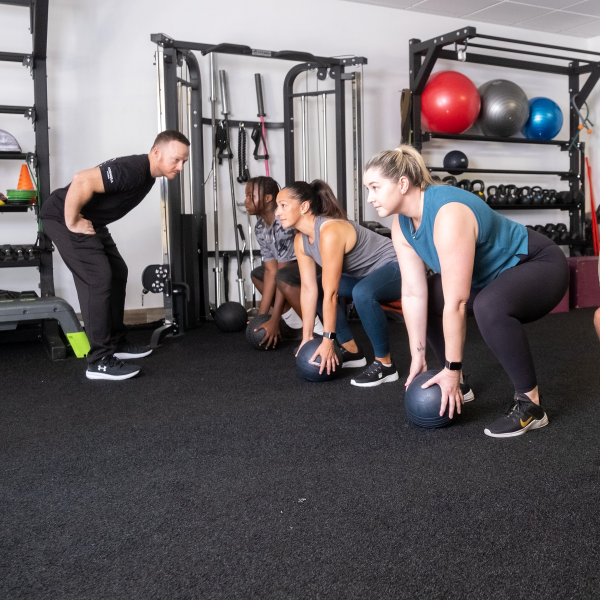
#> input picture source-images/semi-masters/semi-group-slam-ball-sq.jpg, 1200 x 1200 px (shown at 1/2 size); its folder holds 4 pictures in this run
$ python build-images.py
#> lines starting #> are read from the running program, lines starting #| are printed output that depends on the picture
#!/usr/bin/env python3
"""Rebuild web derivatives of the group-coaching photos (run from project root).
Masters: source-images/semi-masters/ (never deployed). Output: public/images/<master>-<width>.webp
Rules: EXIF applied, no upscaling, no cropping, no retouching, metadata stripped. Masters are 1200x1200."""
import os
from PIL import Image, ImageOps
ROOT=os.path.dirname(os.path.dirname(os.path.abspath(__file__)))
SRC=os.path.join(ROOT,"source-images","semi-masters"); OUT=os.path.join(ROOT,"public","images")
USED=["semi-group-slam-ball-sq","semi-group-knee-raise-sq","semi-group-kettlebell-swing-sq","semi-coach-deadlift-pair-sq"]
for n in USED:
    im=ImageOps.exif_transpose(Image.open(os.path.join(SRC,n+".jpg"))).convert("RGB"); w,h=im.size
#> further down, im is the input picture: PIL image 1200x1200 RGB; mean R, G, B 103.6, 97.9, 100.9
#> after `w, h = im.size`: w = 1200; h = 1200
    for t in (480,720,960,1200):
        if t>w: continue
        o=im.resize((t,round(h*t/w)),Image.LANCZOS); p=os.path.join(OUT,f"{n}-{t}.webp"); o.save(p,"WEBP",quality=80,method=6); print(os.path.basename(p),o.size)
#> this loop made 4 passes
#| semi-group-slam-ball-sq-480.webp (480, 480)
#| semi-group-slam-ball-sq-720.webp (720, 720)
#| semi-group-slam-ball-sq-960.webp (960, 960)
#| semi-group-slam-ball-sq-1200.webp (1200, 1200)
#> pass 1, `o = im.resize((t, round(h * t / w)), Image.LANCZOS)`:
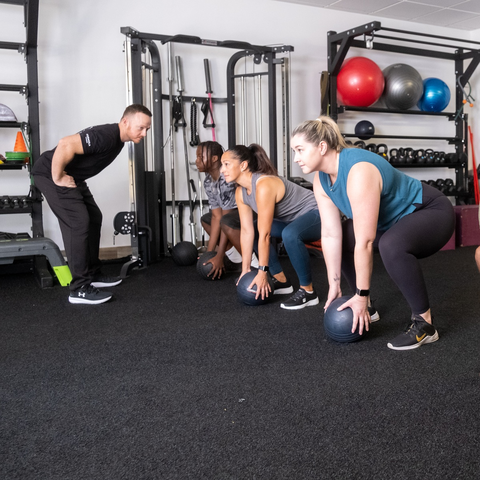
#> o: PIL image 480x480 RGB; mean R, G, B 103.6, 97.9, 100.9
#> pass 2, `o = im.resize((t, round(h * t / w)), Image.LANCZOS)`:
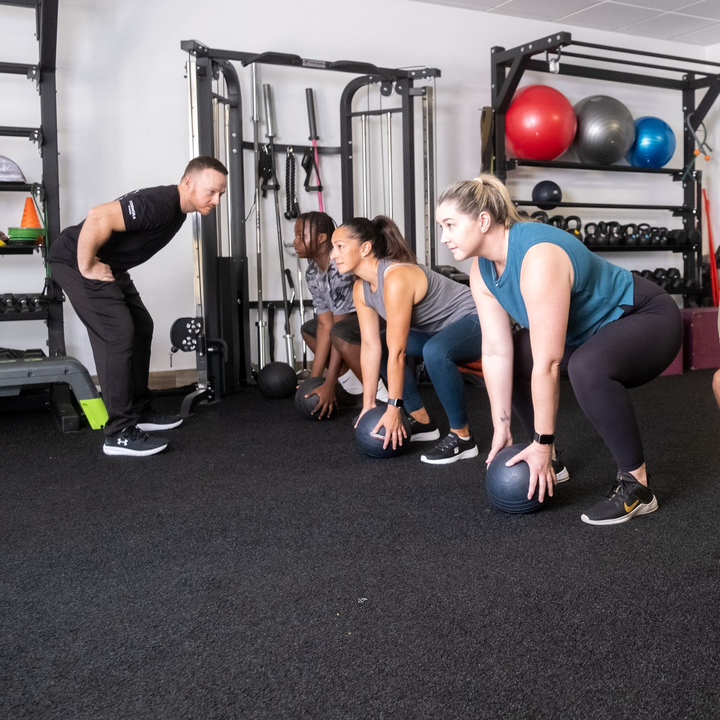
#> o: PIL image 720x720 RGB; mean R, G, B 103.6, 97.9, 100.9
#> pass 2 of the loop `for n in USED:`:
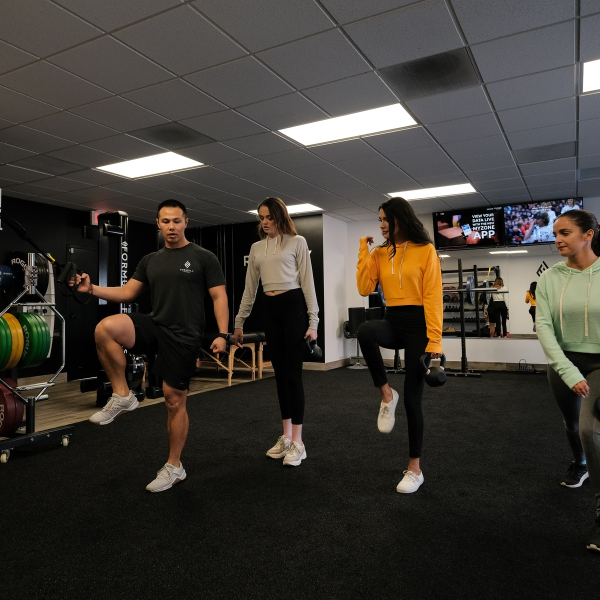
#> input picture source-images/semi-masters/semi-group-knee-raise-sq.jpg, 1200 x 1200 px (shown at 1/2 size)
#> im is the input picture: PIL image 1200x1200 RGB; mean R, G, B 62.2, 58, 52
#> the loop `for t in (480,720,960,1200):` made 4 passes
#| semi-group-knee-raise-sq-480.webp (480, 480)
#| semi-group-knee-raise-sq-720.webp (720, 720)
#| semi-group-knee-raise-sq-960.webp (960, 960)
#| semi-group-knee-raise-sq-1200.webp (1200, 1200)
#> pass 1, `o = im.resize((t, round(h * t / w)), Image.LANCZOS)`:
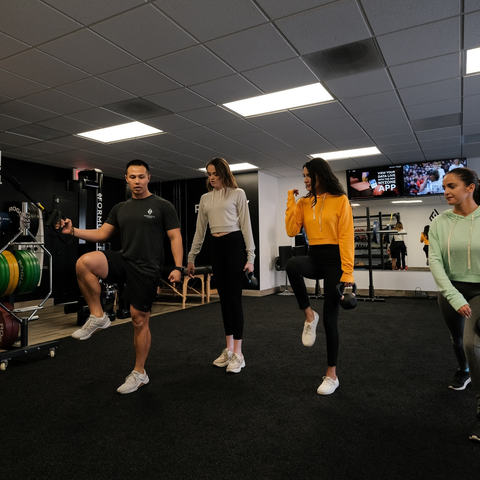
#> o: PIL image 480x480 RGB; mean R, G, B 62.3, 58, 52
#> pass 3 of the loop `for n in USED:`:
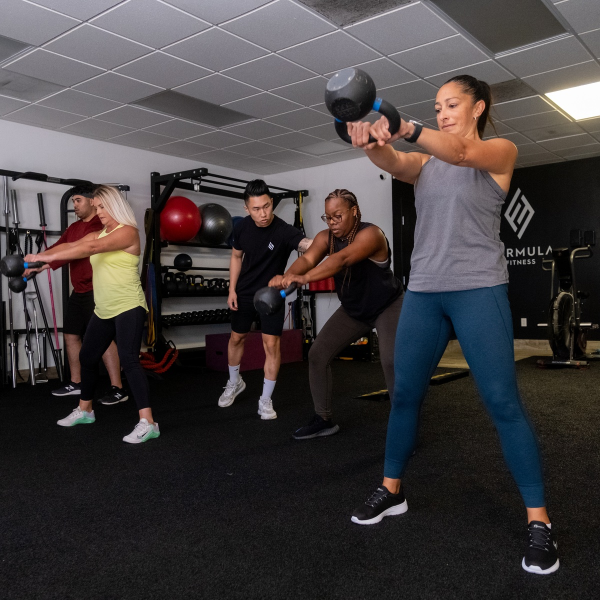
#> input picture source-images/semi-masters/semi-group-kettlebell-swing-sq.jpg, 1200 x 1200 px (shown at 1/2 size)
#> im is the input picture: PIL image 1200x1200 RGB; mean R, G, B 67.3, 62.3, 63.1
#> the loop `for t in (480,720,960,1200):` made 4 passes
#| semi-group-kettlebell-swing-sq-480.webp (480, 480)
#| semi-group-kettlebell-swing-sq-720.webp (720, 720)
#| semi-group-kettlebell-swing-sq-960.webp (960, 960)
#| semi-group-kettlebell-swing-sq-1200.webp (1200, 1200)
#> pass 1, `o = im.resize((t, round(h * t / w)), Image.LANCZOS)`:
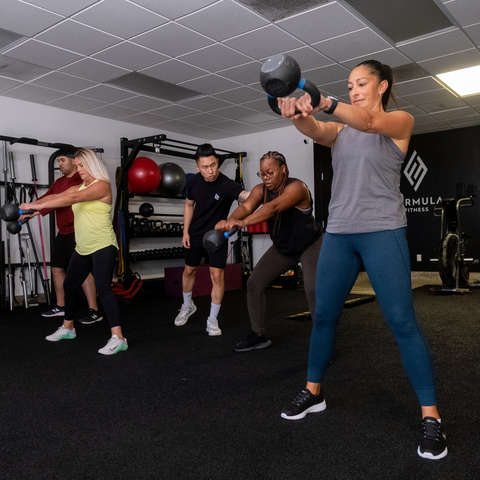
#> o: PIL image 480x480 RGB; mean R, G, B 67.3, 62.3, 63.1
#> the loop made 4 passes; the first 3 are shown
